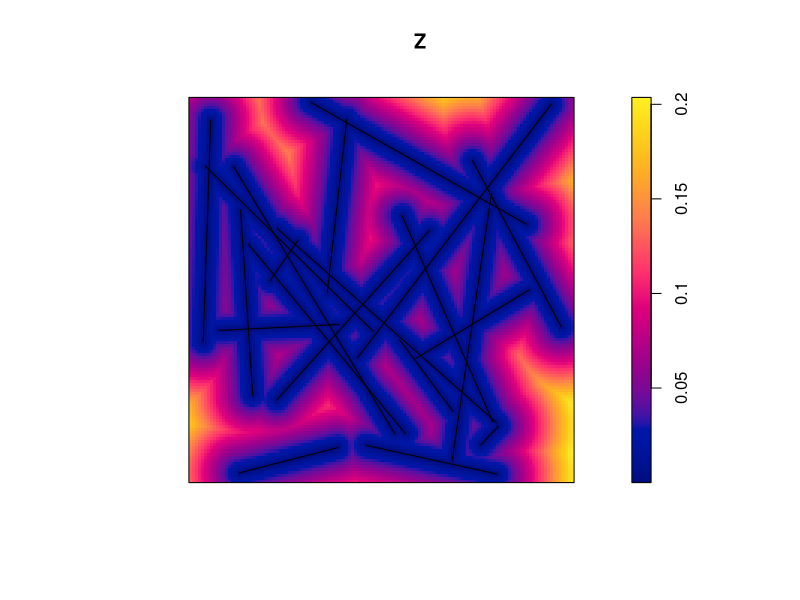

R code for this plot:
library(spatstat)


### Name: distmap.psp
### Title: Distance Map of Line Segment Pattern
### Aliases: distmap.psp
### Keywords: spatial math

### ** Examples

    a <- psp(runif(20),runif(20),runif(20),runif(20), window=owin())
    Z <- distmap(a)
    plot(Z)
    plot(a, add=TRUE)
